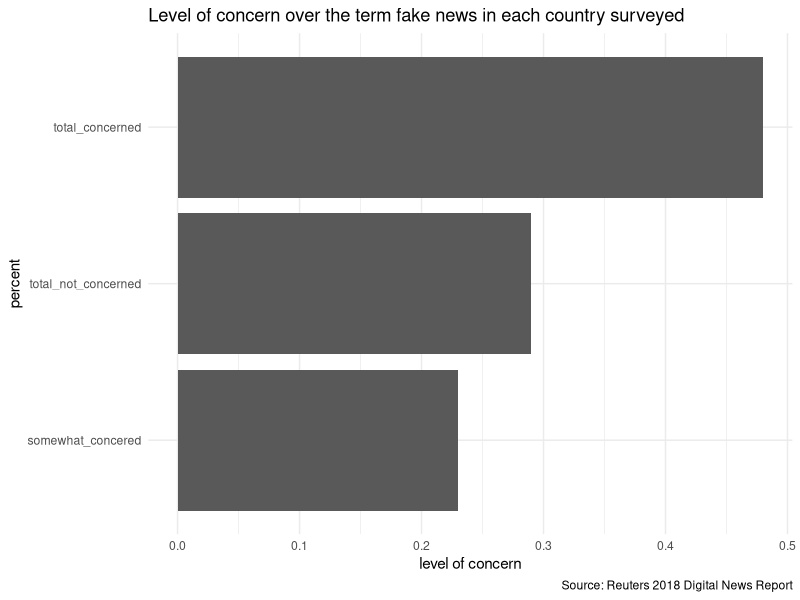
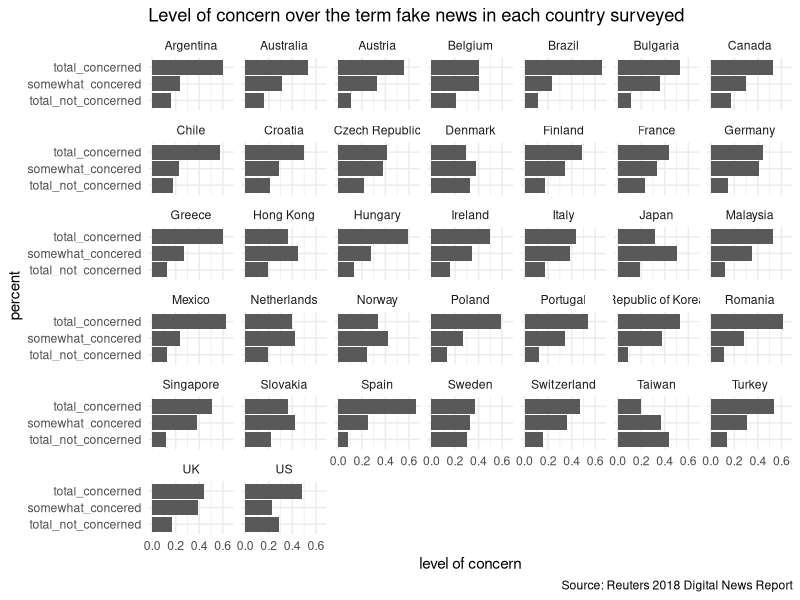
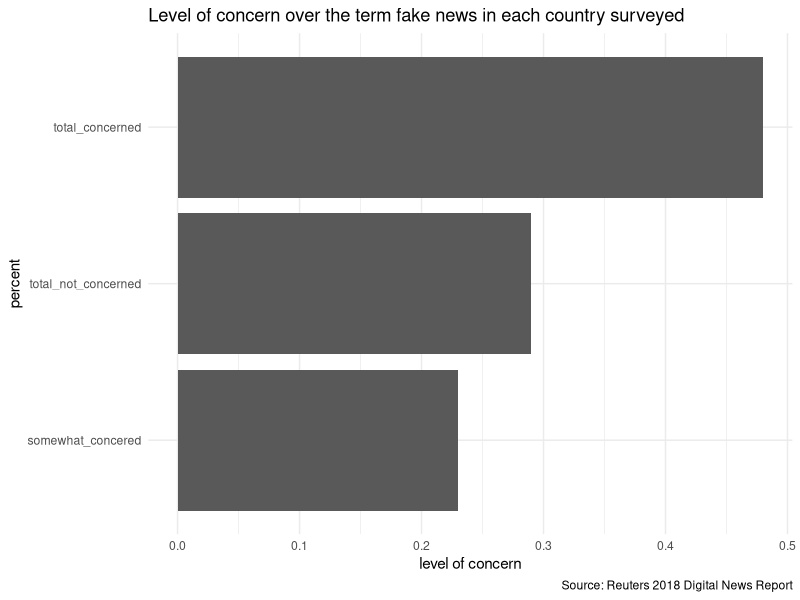
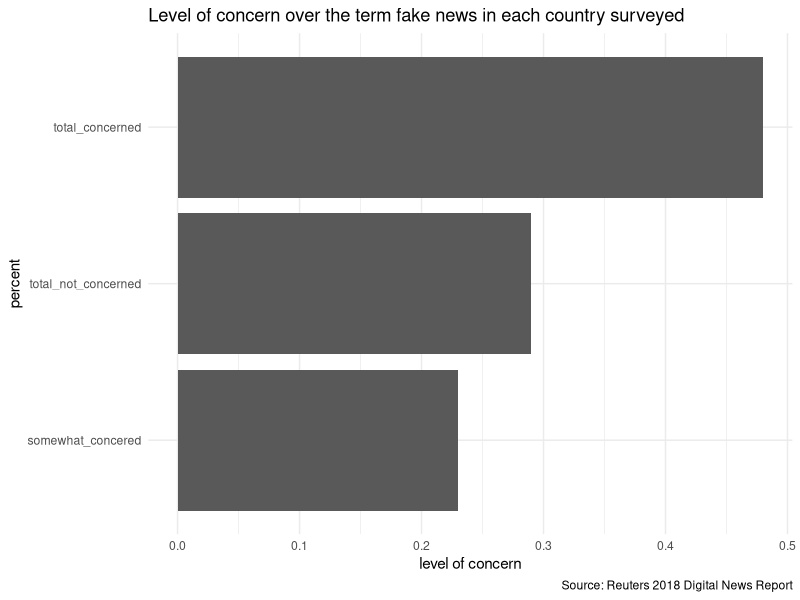
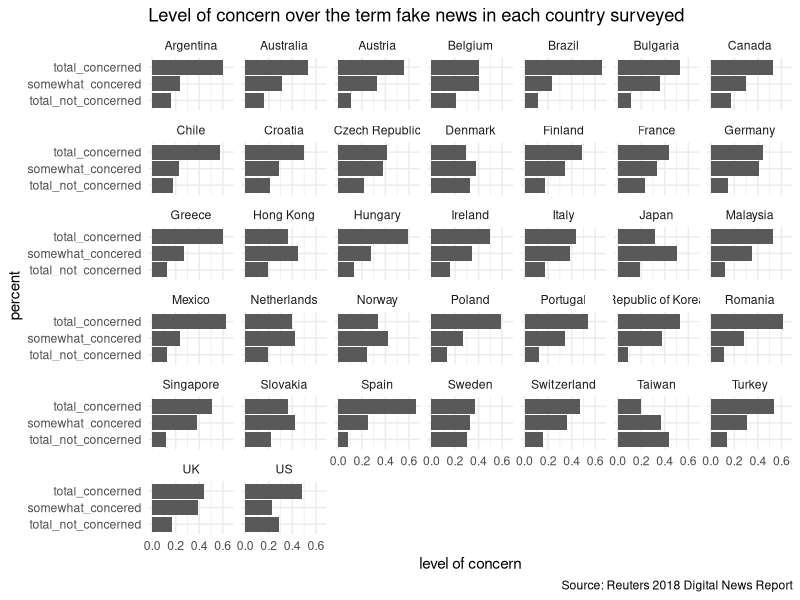
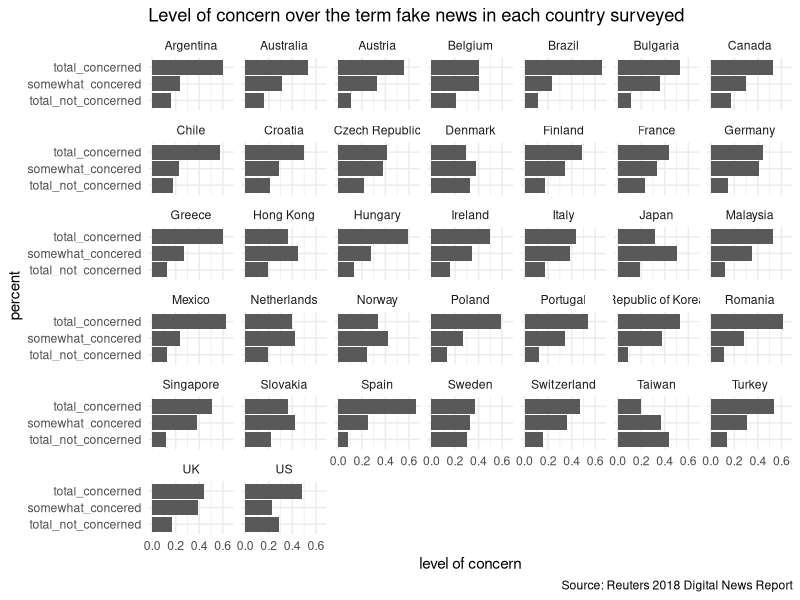

The R source for these figures, in order:
## ---- chunk 1
library(tidyverse)
## ---- chunk 2
country_trust <- read_csv("data/clean_country-fake-news-concern.csv")

country_trust_stack <- country_trust %>% select(country, somewhat_concered, total_concerned, total_not_concerned) %>% gather(concern, percent, somewhat_concered, total_concerned, total_not_concerned)

just_US <- country_trust_stack %>% filter(country == "US")
## ---- chunk 3
US_trust <- ggplot(just_US, aes(reorder(concern, percent), percent)) +
  geom_bar(stat = "identity") + 
  coord_flip() +
  labs(title = "Level of concern over the term fake news in each country surveyed", y = "level of concern", x = "percent", caption = "Source: Reuters 2018 Digital News Report") +
  #facet_wrap(~ country) + 
  theme_minimal()

US_trust
## ---- chunk 4

all_countries <- ggplot(country_trust_stack, aes(reorder(concern, percent), percent)) +
  geom_bar(stat = "identity") + 
  coord_flip() +
  labs(title = "Level of concern over the term fake news in each country surveyed", y = "level of concern", x = "percent", caption = "Source: Reuters 2018 Digital News Report") +
  facet_wrap(~ country) + 
  theme_minimal()

all_countries
## ---- chunk 5
# PDF or PNG 
# to speficiy a chart add a "plot = plot_name" parameter after the file name.
ggsave("US_only.pdf", plot = US_trust, width = 8, height = 8, units = "in", dpi = 320)
ggsave("US_only.png", plot = US_trust, width = 8, height = 8, units = "in", dpi = 320)

ggsave("all_countries.pdf", plot = all_countries, width = 11, height = 8, units = "in", dpi = 320)
ggsave("all_countries.png", plot = all_countries, width = 11, height = 8, units = "in", dpi = 320)
